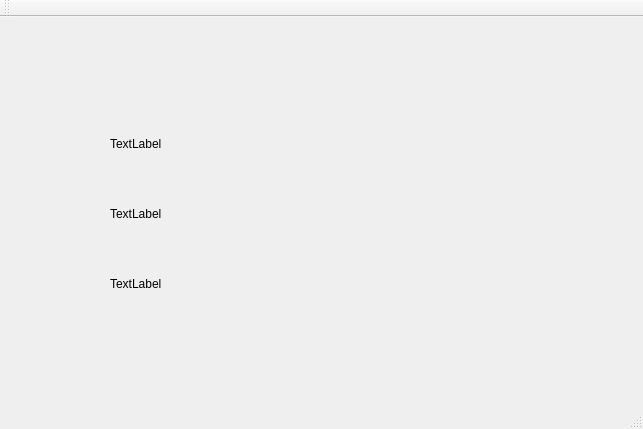
<?xml version="1.0" encoding="UTF-8"?>
<ui version="4.0">
 <class>MainWindow</class>
 <widget class="QMainWindow" name="MainWindow">
  <property name="geometry">
   <rect>
    <x>0</x>
    <y>0</y>
    <width>643</width>
    <height>429</height>
   </rect>
  </property>
  <property name="windowTitle">
   <string>MainWindow</string>
  </property>
  <property name="iconSize">
   <size>
    <width>48</width>
    <height>48</height>
   </size>
  </property>
  <widget class="QWidget" name="centralWidget">
   <widget class="QLabel" name="label">
    <property name="geometry">
     <rect>
      <x>340</x>
      <y>40</y>
      <width>151</width>
      <height>171</height>
     </rect>
    </property>
    <property name="text">
     <string/>
    </property>
    <property name="pixmap">
     <pixmap>../13Label-build-desktop/square.jpg</pixmap>
    </property>
    <property name="wordWrap">
     <bool>true</bool>
    </property>
    <property name="openExternalLinks">
     <bool>true</bool>
    </property>
   </widget>
   <widget class="QLabel" name="label_2">
    <property name="geometry">
     <rect>
      <x>110</x>
      <y>120</y>
      <width>63</width>
      <height>14</height>
     </rect>
    </property>
    <property name="text">
     <string>TextLabel</string>
    </property>
   </widget>
   <widget class="QLabel" name="label_3">
    <property name="geometry">
     <rect>
      <x>110</x>
      <y>190</y>
      <width>63</width>
      <height>14</height>
     </rect>
    </property>
    <property name="text">
     <string>TextLabel</string>
    </property>
   </widget>
   <widget class="QLabel" name="label_4">
    <property name="geometry">
     <rect>
      <x>110</x>
      <y>260</y>
      <width>63</width>
      <height>14</height>
     </rect>
    </property>
    <property name="text">
     <string>TextLabel</string>
    </property>
   </widget>
  </widget>
  <widget class="QMenuBar" name="menuBar">
   <property name="geometry">
    <rect>
     <x>0</x>
     <y>0</y>
     <width>643</width>
     <height>22</height>
    </rect>
   </property>
  </widget>
  <widget class="QToolBar" name="mainToolBar">
   <attribute name="toolBarArea">
    <enum>TopToolBarArea</enum>
   </attribute>
   <attribute name="toolBarBreak">
    <bool>false</bool>
   </attribute>
  </widget>
  <widget class="QStatusBar" name="statusBar"/>
 </widget>
 <layoutdefault spacing="6" margin="11"/>
 <resources/>
 <connections/>
</ui>
